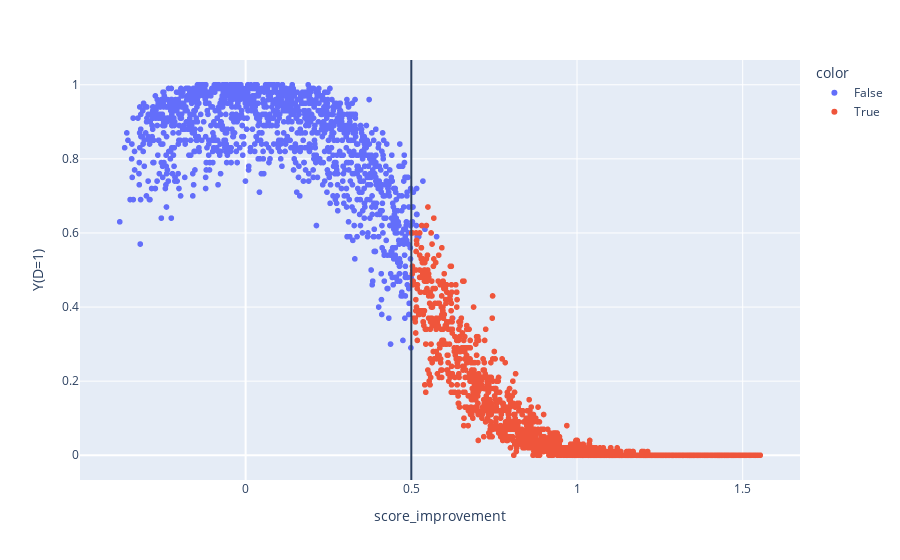

Source (notebook cell):
### Code cell
fig = px.scatter(x=data['score_distance'] ,y=data['Y0'], color=data['D'], labels=dict(x="score_improvement", y="Y(D=1)"), hover_data={'score_improvement': data['score_improvement'], 'score_distance_act': data['score_distance_act'], 'score_improvement_act': data['score_improvement_act']}) 
fig.add_vline(x=params['treatment_dist'])

### Figure 1 — Plotly figure (JSON) as saved in the notebook; plotly's stock layout.template omitted (floating-point values rounded to 4 significant figures; data arrays with more than 128 entries replaced by an {"elided": "..."} marker saying what was removed)
{"data": [{"customdata": {"elided": "1341x3 float values"}, "hovertemplate": "color=False<br>score_improvement=%{customdata[0]}<br>Y(D=1)=%{y}<br>score_distance_act=%{customdata[1]}<br>score_improvement_act=%{customdata[2]}<extra></extra>", "legendgroup": "False", "marker": {"color": "#636efa", "symbol": "circle"}, "mode": "markers", "name": "False", "showlegend": true, "type": "scattergl", "x": {"elided": "1341 float values"}, "xaxis": "x", "y": {"elided": "1341 float values"}, "yaxis": "y"}, {"customdata": {"elided": "1659x3 float values"}, "hovertemplate": "color=True<br>score_improvement=%{customdata[0]}<br>Y(D=1)=%{y}<br>score_distance_act=%{customdata[1]}<br>score_improvement_act=%{customdata[2]}<extra></extra>", "legendgroup": "True", "marker": {"color": "#EF553B", "symbol": "circle"}, "mode": "markers", "name": "True", "showlegend": true, "type": "scattergl", "x": {"elided": "1659 float values"}, "xaxis": "x", "y": {"elided": "1659 float values"}, "yaxis": "y"}], "layout": {"legend": {"title": {"text": "color"}, "tracegroupgap": 0}, "margin": {"t": 60}, "shapes": [{"type": "line", "x0": 0.5, "x1": 0.5, "xref": "x", "y0": 0, "y1": 1, "yref": "y domain"}], "xaxis": {"anchor": "y", "domain": [0, 1], "title": {"text": "score_improvement"}}, "yaxis": {"anchor": "x", "domain": [0, 1], "title": {"text": "Y(D=1)"}}}}
